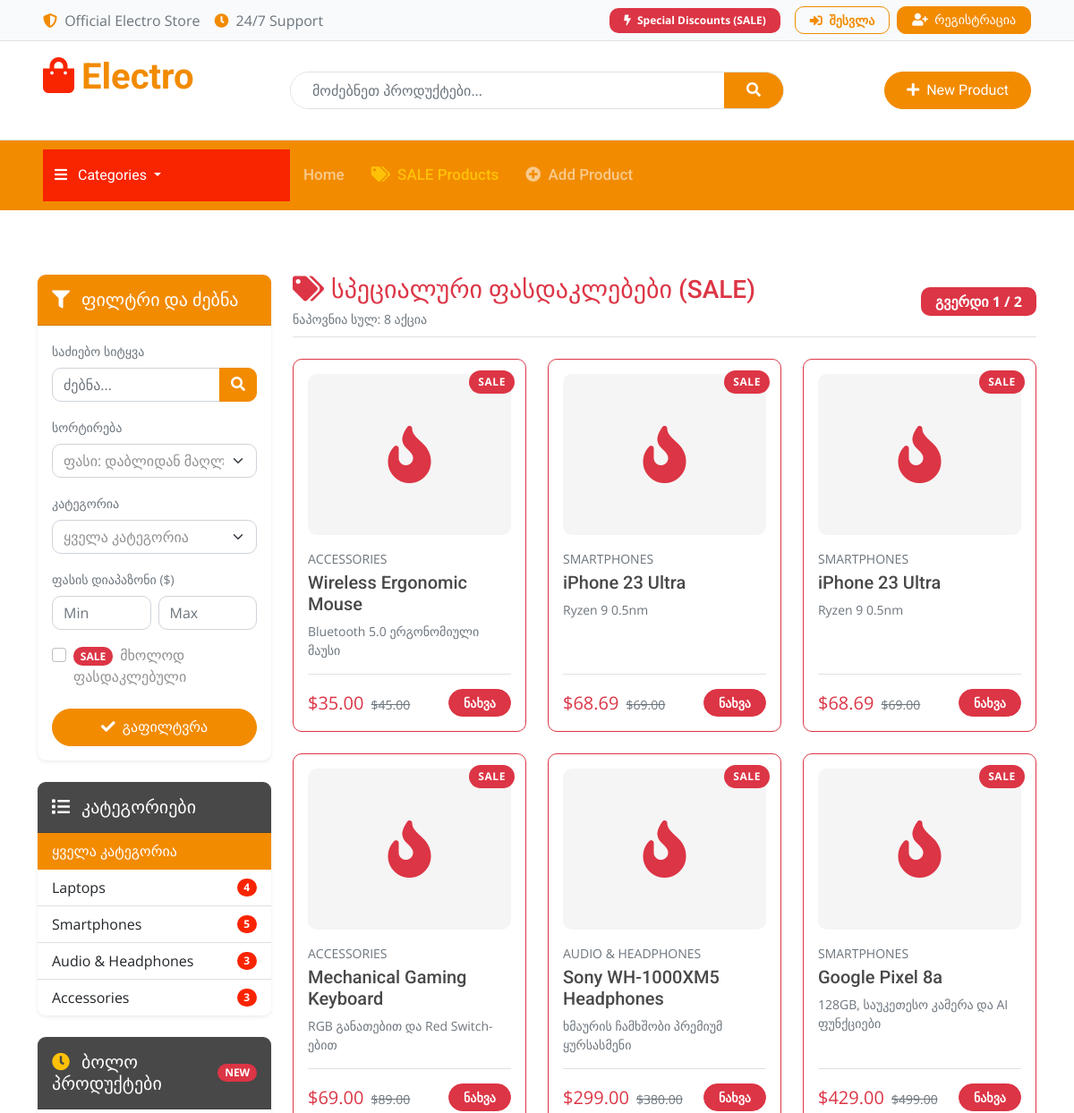
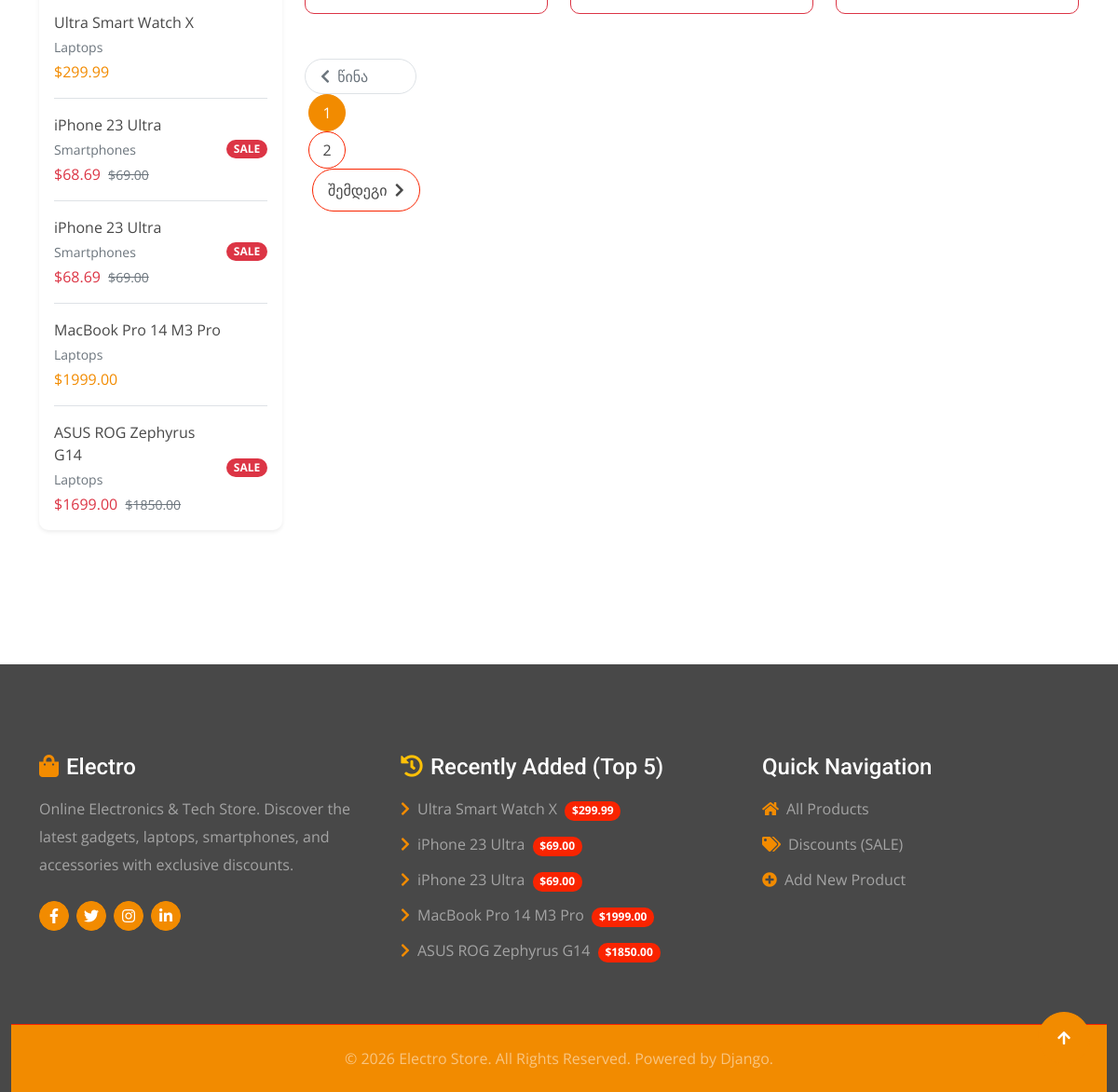
Page /sales/ on the committed database (2 pictures, top to bottom).
### store/models.py (models this page shows, shortened)
class Category(models.Model):
    name = models.CharField(max_length=100, unique=True, verbose_name="კატეგორიის სახელი")
    description = models.TextField(blank=True, verbose_name="აღწერა")
    visit_count = models.PositiveIntegerField(default=0, verbose_name="ნახვების რაოდენობა")
    class Meta:
        verbose_name_plural = "Categories"

class Product(models.Model):
    category = models.ForeignKey(
        Category,
        on_delete=models.CASCADE,
        related_name="products",
        verbose_name="კატეგორია"
    )
    name = models.CharField(max_length=150, verbose_name="პროდუქტის დასახელება")
    slug = models.SlugField(max_length=200, unique=True, blank=True, null=True, verbose_name="Slug")
    description = models.TextField(blank=True, verbose_name="აღწერა")
    price = models.DecimalField(max_digits=10, decimal_places=2, verbose_name="ფასი")
    has_discount = models.BooleanField(default=False, verbose_name="აქვს ფასდაკლება (SALE)")
    discount_price = models.DecimalField(max_digits=10, decimal_places=2, null=True, blank=True, verbose_name="ფასდაკლებული ფასი")
    is_available = models.BooleanField(default=True, verbose_name="ხელმისაწვდომია")
    image = models.ImageField(upload_to="products/", blank=True, null=True, verbose_name="სურათი")
    created_at = models.DateTimeField(auto_now_add=True, verbose_name="დამატების თარიღი")
    class Meta:
        ordering = ["price"]

### store/views.py (the view)
# urls.py: path("sales/", views.SalesListView.as_view(), name="sales"),
class SalesListView(HomeView):
    template_name = "store/sales.html"
    def get_queryset(self):
        queryset = super().get_queryset()
        return queryset.filter(has_discount=True)

### store/context_processors.py (called while the page is built)
def latest_products_processor(request):
    return {
        "latest_products": Product.objects.filter(is_available=True).order_by("-created_at")[:5]
    }

### store/views.py (called while the page is built)
def get_non_empty_categories():
    return Category.objects.annotate(product_count=Count("products")).filter(product_count__gt=0)

    def get_context_data(self, **kwargs):
        context = super().get_context_data(**kwargs)
        context["categories"] = get_non_empty_categories()
        context["current_q"] = self.request.GET.get("q", "").strip()
        context["current_category"] = self.request.GET.get("category", "").strip()
        context["current_min_price"] = self.request.GET.get("min_price", "").strip()
        context["current_max_price"] = self.request.GET.get("max_price", "").strip()
        context["current_on_sale"] = self.request.GET.get("on_sale", "").strip()
        context["current_sort"] = self.request.GET.get("sort", "price_asc").strip()
        query_dict = self.request.GET.copy()
        if "page" in query_dict:
            del query_dict["page"]
        context["querystring"] = query_dict.urlencode()
        return context

### templates/store/sales.html (shortened to what this page needs)
{% extends 'base.html' %}
{% block content %}
<div class="row g-4">
    {% include 'includes/sidebar.html' %}
    <div class="col-lg-9 col-md-12">
        <div class="d-flex justify-content-between align-items-center mb-4 pb-2 border-bottom">
            <div>
                <h3 class="font-weight-bold mb-1 text-danger"><i class="fas fa-tags me-2"></i>სპეციალური ფასდაკლებები (SALE)</h3>
                <small class="text-muted">ნაპოვნია სულ: {{ paginator.count }} აქცია</small>
            </div>
            <div class="badge bg-danger px-3 py-2 fs-6">გვერდი {{ page_obj.number }} / {{ paginator.num_pages }}</div>
        </div>
        <div class="row g-4">
            {% for product in products %}
            <div class="col-lg-4 col-md-6">
                <a href="{% url 'product_detail' product.pk %}" class="product-card-link">
                    <div class="product-card-item p-3 border-danger">
                        <span class="sale-tag">SALE</span>
                        <div class="mb-3 text-center bg-light rounded-3 d-flex align-items-center justify-content-center overflow-hidden" style="height: 180px;">
                            {% if product.image %}
                            <img src="{{ product.image.url }}" alt="{{ product.name }}" class="img-fluid" style="max-height: 100%; object-fit: cover;">
                            {% else %}
                            <i class="fas fa-fire fa-4x text-danger opacity-50"></i>
                            {% endif %}
                        </div>
                        <div>
                            <span class="text-uppercase text-muted small font-weight-bold d-block mb-1">{{ product.category.name }}</span>
                            <h5 class="font-weight-bold text-dark mb-2">{{ product.name }}</h5>
                            <p class="text-muted small mb-3">{{ product.description|truncatewords:10 }}</p>
                        </div>
                        <div class="d-flex justify-content-between align-items-center pt-3 border-top mt-auto">
                            <div>
                                {% if product.discount_price %}
                                <span class="fs-5 font-weight-bold text-danger">${{ product.discount_price }}</span>
                                <small class="text-muted text-decoration-line-through ms-1">${{ product.price }}</small>
                                {% else %}
                                <span class="fs-5 font-weight-bold text-danger">${{ product.price }}</span>
                                {% endif %}
                            </div>
                            <span class="btn btn-sm btn-danger rounded-pill px-3">ნახვა</span>
                        </div>
                    </div>
                </a>
            </div>
            {% endfor %}
        </div>
        {% include 'includes/pagination.html' %}
    </div>
</div>
{% endblock %}

### templates/includes/sidebar.html (shortened to what this page needs)
<div class="col-lg-3 col-md-12">
    <div class="card border-0 shadow-sm mb-4 rounded-3">
        <div class="card-header bg-primary text-white py-3 rounded-top-3 d-flex justify-content-between align-items-center">
            <h5 class="mb-0 text-white font-weight-bold"><i class="fas fa-filter me-2"></i> ფილტრი და ძებნა</h5>
        </div>
        <div class="card-body p-3">
            <form method="GET" action="">
                <div class="mb-3">
                    <label class="form-label font-weight-bold small text-muted text-uppercase">საძიებო სიტყვა</label>
                    <div class="input-group">
                        <input type="text" name="q" value="{{ current_q }}" class="form-control" placeholder="ძებნა...">
                        <button class="btn btn-primary" type="submit"><i class="fas fa-search"></i></button>
                    </div>
                </div>
                <div class="mb-3">
                    <label class="form-label font-weight-bold small text-muted text-uppercase">სორტირება</label>
                    <select name="sort" class="form-select" onchange="this.form.submit()">
                        <option value="price_asc" {% if current_sort == 'price_asc' %}selected{% endif %}>ფასი: დაბლიდან მაღლა</option>
                    </select>
                </div>
                {% if not category %}
                <div class="mb-3">
                    <label class="form-label font-weight-bold small text-muted text-uppercase">კატეგორია</label>
                    <select name="category" class="form-select" onchange="this.form.submit()">
                        <option value="">ყველა კატეგორია</option>
                    </select>
                </div>
                {% endif %}
                <div class="mb-3">
                    <label class="form-label font-weight-bold small text-muted text-uppercase">ფასის დიაპაზონი ($)</label>
                    <div class="row g-2">
                        <div class="col-6">
                            <input type="number" step="0.01" name="min_price" value="{{ current_min_price }}" class="form-control" placeholder="Min">
                        </div>
                        <div class="col-6">
                            <input type="number" step="0.01" name="max_price" value="{{ current_max_price }}" class="form-control" placeholder="Max">
                        </div>
                    </div>
                </div>
                <div class="mb-4">
                    <div class="form-check">
                        <input class="form-check-input" type="checkbox" name="on_sale" value="1" id="saleFilterCheck" {% if current_on_sale == '1' %}checked{% endif %}>
                        <label class="form-check-label font-weight-bold" for="saleFilterCheck">
                            <span class="badge bg-danger text-white me-1">SALE</span> მხოლოდ ფასდაკლებული
                        </label>
                    </div>
                </div>
                <div class="d-grid gap-2">
                    <button type="submit" class="btn btn-primary py-2 rounded-pill font-weight-bold">
                        <i class="fas fa-check me-1"></i> გაფილტვრა
                    </button>
                </div>
            </form>
        </div>
    </div>
    <div class="card border-0 shadow-sm mb-4 rounded-3">
        <div class="card-header bg-dark text-white py-3 rounded-top-3">
            <h5 class="mb-0 text-white font-weight-bold"><i class="fas fa-list me-2"></i> კატეგორიები</h5>
        </div>
        <div class="list-group list-group-flush">
            <a href="{% url 'home' %}" class="list-group-item list-group-item-action d-flex justify-content-between align-items-center {% if not category and not current_category %}active bg-primary text-white border-primary{% endif %}">
                <span>ყველა კატეგორია</span>
            </a>
            {% for cat in categories %}
            <a href="{% url 'category_detail' cat.id %}" class="list-group-item list-group-item-action d-flex justify-content-between align-items-center ">
                <span>{{ cat.name }}</span>
                <span class="badge {% if category and category.id == cat.id %}bg-white text-primary{% else %}bg-secondary text-white{% endif %} rounded-pill">
                    {{ cat.product_count }}
                </span>
            </a>
            {% endfor %}
        </div>
    </div>
    <div class="card border-0 shadow-sm mb-4 rounded-3">
        <div class="card-header bg-dark text-white py-3 rounded-top-3 d-flex justify-content-between align-items-center">
            <h5 class="mb-0 text-white font-weight-bold"><i class="fas fa-clock text-warning me-2"></i> ბოლო პროდუქტები</h5>
            <span class="badge bg-danger">NEW</span>
        </div>
        <div class="card-body p-3">
            {% for lp in latest_products %}
            <div class="d-flex align-items-center {% if not forloop.last %}border-bottom pb-3 mb-3{% endif %}">
                <div class="flex-grow-1">
                    <a href="{% url 'product_detail' lp.pk %}" class="text-dark font-weight-bold text-decoration-none d-block mb-1">
                        {{ lp.name }}
                    </a>
                    <div class="small text-muted mb-1">{{ lp.category.name }}</div>
                    <div>
                        {% if lp.has_discount and lp.discount_price %}
                        <span class="text-danger font-weight-bold">${{ lp.discount_price }}</span>
                        <small class="text-muted text-decoration-line-through ms-1">${{ lp.price }}</small>
                        {% else %}
                        <span class="text-primary font-weight-bold">${{ lp.price }}</span>
                        {% endif %}
                    </div>
                </div>
                {% if lp.has_discount %}
                <span class="badge bg-danger ms-2">SALE</span>
                {% endif %}
            </div>
            {% empty %}
            <p class="text-muted small mb-0">პროდუქტები არ არის.</p>
            {% endfor %}
        </div>
    </div>
</div>

### templates/includes/footer.html
<div class="container-fluid bg-dark text-white-50 footer pt-5 mt-5">
    <div class="container py-5">
        <div class="row g-5">
            <div class="col-lg-4 col-md-6">
                <div class="footer-item">
                    <h4 class="text-white mb-3"><i class="fas fa-shopping-bag text-primary me-2"></i>Electro</h4>
                    <p class="mb-4">Online Electronics & Tech Store. Discover the latest gadgets, laptops, smartphones, and accessories with exclusive discounts.</p>
                    <div class="d-flex align-items-center">
                        <a class="btn btn-primary btn-square me-2" href="#"><i class="fab fa-facebook-f"></i></a>
                        <a class="btn btn-primary btn-square me-2" href="#"><i class="fab fa-twitter"></i></a>
                        <a class="btn btn-primary btn-square me-2" href="#"><i class="fab fa-instagram"></i></a>
                        <a class="btn btn-primary btn-square" href="#"><i class="fab fa-linkedin-in"></i></a>
                    </div>
                </div>
            </div>
            <div class="col-lg-4 col-md-6">
                <div class="footer-item">
                    <h4 class="text-white mb-3"><i class="fas fa-history text-warning me-2"></i>Recently Added (Top 5)</h4>
                    <ul class="list-unstyled">
                        {% for item in latest_products %}
                        <li class="mb-2">
                            <a href="{% url 'product_detail' item.pk %}" class="text-white-50 text-decoration-none">
                                <i class="fas fa-chevron-right text-primary me-2"></i>{{ item.name }}
                                <span class="badge bg-secondary ms-1">${{ item.price }}</span>
                            </a>
                        </li>
                        {% empty %}
                        <li class="text-white-50">No products available.</li>
                        {% endfor %}
                    </ul>
                </div>
            </div>
            <div class="col-lg-4 col-md-6">
                <div class="footer-item">
                    <h4 class="text-white mb-3">Quick Navigation</h4>
                    <ul class="list-unstyled">
                        <li class="mb-2"><a href="{% url 'home' %}" class="text-white-50 text-decoration-none"><i class="fas fa-home text-primary me-2"></i>All Products</a></li>
                        <li class="mb-2"><a href="{% url 'sales' %}" class="text-white-50 text-decoration-none"><i class="fas fa-tags text-primary me-2"></i>Discounts (SALE)</a></li>
                        <li class="mb-2"><a href="{% url 'product_create' %}" class="text-white-50 text-decoration-none"><i class="fas fa-plus-circle text-primary me-2"></i>Add New Product</a></li>
                    </ul>
                </div>
            </div>
        </div>
    </div>
    <div class="container-fluid copyright bg-darker py-4 border-top border-secondary">
        <div class="container text-center">
            <p class="mb-0 text-white-50">&copy; {% now "Y" %} Electro Store. All Rights Reserved. Powered by Django.</p>
        </div>
    </div>
</div>

### static/css/style.css (style rules this page uses)
.btn { font-weight: 600; transition: .5s; }
.btn-square { width: 32px; height: 32px; }
.btn-square, .btn-sm-square, .btn-md-square, .btn-lg-square { padding: 0; display: flex; align-items: center; justify-content: center; font-weight: normal; border-radius: 50%; }
.btn.btn-primary { background: var(--bs-primary) !important; color: var(--bs-white) !important; font-family: 'Roboto', sans-serif; font-weight: 400; transition: 0.5s; }
.footer { background: var(--bs-dark); }
.footer .footer-item a { line-height: 30px; color: var(--bs-body); transition: 0.5s; }
.footer .footer-item p { line-height: 30px; }
.copyright { border-top: 1px solid rgba(255, 255, 255, 0.08); background: var(--bs-primary) !important; }

### templates/base.html (style rules this page uses)
.product-card-item { border: 1px solid #e9ecef; border-radius: 10px; overflow: hidden; transition: all 0.25s ease; background: #fff; position: relative; height: 100%; display: flex; flex-direction: column; justify-content: space-between; }
.sale-tag { position: absolute; top: 12px; right: 12px; background: #dc3545; color: #fff; font-size: 0.75rem; font-weight: 700; padding: 4px 10px; border-radius: 20px; letter-spacing: 0.05em; z-index: 2; }
.product-card-link { text-decoration: none; color: inherit; }

### rows in the picture
Category: name "Laptops", product_count "4"
Category: name "Smartphones", product_count "5"
Category: name "Audio & Headphones", product_count "3"
Category: name "Accessories", product_count "3"
Product: name "Ultra Smart Watch X", category.name "Laptops", price "299.99"
Product: name "iPhone 23 Ultra", category.name "Smartphones", discount_price "68.69", price "69.00", has_discount "SALE", category.name "SMARTPHONES", description "Ryzen 9 0.5nm"
Product: name "iPhone 23 Ultra", category.name "Smartphones", discount_price "68.69", price "69.00", has_discount "SALE", category.name "SMARTPHONES", description "Ryzen 9 0.5nm"
Product: name "MacBook Pro 14 M3 Pro", category.name "Laptops", price "1999.00"
Product: name "ASUS ROG Zephyrus G14", category.name "Laptops", discount_price "1699.00", price "1850.00", has_discount "SALE"
Product: category.name "ACCESSORIES", name "Wireless Ergonomic Mouse", description "Bluetooth 5.0 ერგონომიული მაუსი", discount_price "35.00", price "45.00"
Product: category.name "ACCESSORIES", name "Mechanical Gaming Keyboard", description "RGB განათებით და Red Switch-ებით", discount_price "69.00", price "89.00"
Product: category.name "AUDIO & HEADPHONES", name "Sony WH-1000XM5 Headphones", description "ხმაურის ჩამხშობი პრემიუმ ყურსასმენი", discount_price "299.00", price "380.00"
Product: category.name "SMARTPHONES", name "Google Pixel 8a", description "128GB, საუკეთესო კამერა და AI ფუნქციები", discount_price "429.00", price "499.00"

### other values in the picture
{{ paginator.count }} "8"
{{ page_obj.number }} "1"
{{ paginator.num_pages }} "2"
{{ num }} "1"
{{ num }} "2"
